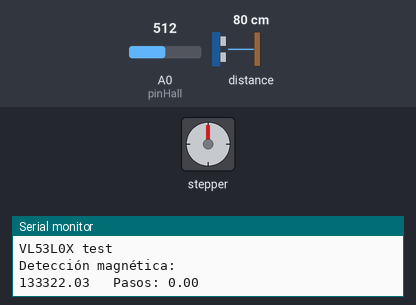
Bench run of a sketch on a simulated Arduino Uno, built with avr-gcc and run on an emulated ATmega328P. On the bench: stepper motor, the last lines printed to the serial monitor. Wiring (inferred from the names in the program): stepper motor (2048 steps per turn assumed): coils pin 8, pin 9, pin 10, pin 11. Inputs (shaded band) come from the test bench; at power-on: A0 (pinHall) = 512, distance to the obstacle 80 cm.

Above: at 0.1 s.
At 11.6 s:
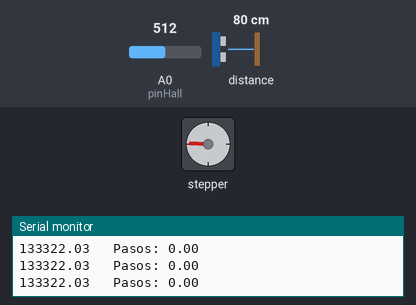
At 23.2 s:
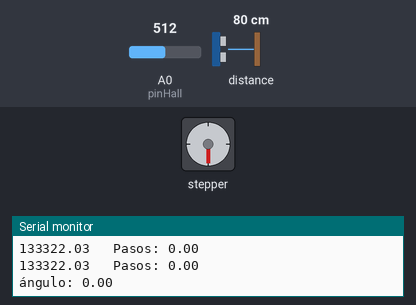
At 39.91 s:
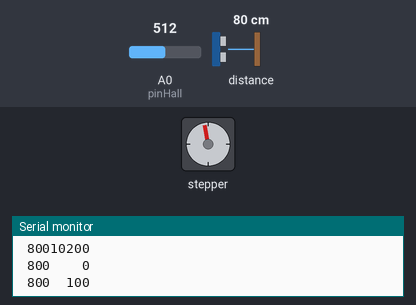
Timing chart, 0 to 40.0 s (numbered marks = the images above):
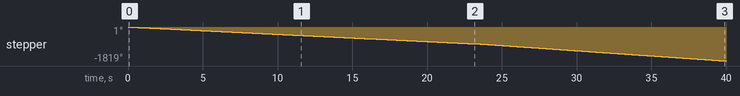

Measured:
- by itself, stepper: keeps turning counter-clockwise at about 46°/s

The sketch:

Lidar_4.ino
```cpp
/*
  Lidar VL53L0X

  Uso de rotor y envio de datos mediante bluetooth

  Programa realizado para Arduino Uno con Prototype shield v.5

  created during 2021
  by Juanfer Mata
*/

#include <Arduino.h>
#include <Wire.h>
#include <SoftwareSerial.h>

//definicion de pins
const int motorPin1 = 8;    // 28BYJ48 In1
const int motorPin2 = 9;    // 28BYJ48 In2
const int motorPin3 = 10;   // 28BYJ48 In3
const int motorPin4 = 11;   // 28BYJ48 In4
const int pinHall = A0; //pin magnético

//definicion variables
int motorSpeed = 1200;   //variable para fijar la velocidad
int stepCounter = 0;     // contador para los pasos
int stepsPerRev = 5125;  // pasos para media vuelta del gris
int angulo = 0;          //angulo al inicio por progamar un mapeo
float pasos_mayor;

//tablas con la secuencia de encendido (descomentar la que necesiteis)
//secuencia 1-fase
//const int numSteps = 4;
//const int stepsLookup[4] = { B1000, B0100, B0010, B0001 };

//secuencia 2-fases
//const int numSteps = 4;
//const int stepsLookup[4] = { B1100, B0110, B0011, B1001 };

//secuencia media fase
const int numSteps = 8;
const int stepsLookup[8] = { B1000, B1100, B0100, B0110, B0010, B0011, B0001, B1001 };

//===================================================================================

// declarar puertos del BT
 SoftwareSerial Puerto_Blutus(6, 7);

//sensor
#include "Adafruit_VL53L0X.h"
Adafruit_VL53L0X lox = Adafruit_VL53L0X();

void setup(){
  //motor
  pinMode(motorPin1, OUTPUT);
  pinMode(motorPin2, OUTPUT);
  pinMode(motorPin3, OUTPUT);
  pinMode(motorPin4, OUTPUT);

  pinMode(pinHall, INPUT);

//sensor
  Serial.begin(9600);
  Puerto_Blutus.begin(115200);
   // Iniciar sensor
  Serial.println("VL53L0X test");
  if (!lox.begin()) {
    Serial.println(F("Error al iniciar VL53L0X"));
    while(1);
  }
   uint32_t setMeasurementTimingBudgetMicroSeconds (200000);
   magnetico();
   delay(200);
}

void loop(){
  VL53L0X_RangingMeasurementData_t measure;
  for (int i = 0; i < stepsPerRev *2; i++){ //multiplicamos por 2 para vuelta completa
    angulo = i/100;
    clockwise();
    delayMicroseconds(motorSpeed);
    //===================================================================================
    if (i % 100 == 0) {
      //Medición
      //Serial.print("Leyendo sensor ");
      lox.rangingTest(&measure, false); // si se pasa true como parametro, muestra por puerto serie datos de debug
      int mapa = map(angulo, 0, 102, 0, 360);
      /*if (measure.RangeStatus != 4){
        Serial.print("Distancia (mm): ");
        Serial.print(measure.RangeMilliMeter);
        Serial.print("  Ángulo: ");
        Serial.print(angulo);
        Serial.print("  Grados: ");
        Serial.println(mapa);
      }else{
        Serial.print("Fuera de rango ");
        Serial.print("  Ángulo: ");
        Serial.print(angulo);
        Serial.print("  Grados: ");
        Serial.println(mapa);
      }*/
     String esp = " ";
     String com_pack = "";
     //Imprimir en el serie
     Serial.print(com_pack);
     //Distancia puerto serie
     if (measure.RangeMilliMeter < 1000) Serial.print(esp);
     if (measure.RangeMilliMeter < 100) Serial.print(esp);
     if (measure.RangeMilliMeter < 10) Serial.print(esp);
     Serial.print(measure.RangeMilliMeter);
     //Ángulo puerto serie
     /*if (mapa < 100) Serial.print(esp);
     if (mapa < 10) Serial.print(esp);
     Serial.print(mapa);
     Serial.print(esp);*/
     if (i < 10000) Serial.print(esp);
     if (i < 1000) Serial.print(esp);
     if (i < 100) Serial.print(esp);
     if (i < 10) Serial.print(esp);
     Serial.println(i);


     //Imprimir en el puerto BT
     Puerto_Blutus.print(com_pack);
     //Distancia bt
     if (measure.RangeMilliMeter < 1000) Puerto_Blutus.print(esp);
     if (measure.RangeMilliMeter < 100) Puerto_Blutus.print(esp);
     if (measure.RangeMilliMeter < 10) Puerto_Blutus.print(esp);
     Puerto_Blutus.print(measure.RangeMilliMeter);
     //Ángulo bt
     if (i < 10000) Puerto_Blutus.print(esp);
     if (i < 1000) Puerto_Blutus.print(esp);
     if (i < 100) Puerto_Blutus.print(esp);
     if (i < 10) Puerto_Blutus.print(esp);
     Puerto_Blutus.println(i);

    }
     //Serial.print(measure.RangeMilliMeter);
  }
//  while(true);
}


void magnetico(){
  int j = 0;
  float almacenaje = 150000;
  pasos_mayor = 0;
  Serial.println ("Detección magnética: ");
for (j = 0; j < stepsPerRev *2; j++){
  clockwise();
  delayMicroseconds(motorSpeed);
  if (j % 100 == 0) {
    long measure = 0;
    for(int i = 0; i < 10; i++){
        int value =
        measure += analogRead(pinHall);
      }
    measure /= 10;

  float outputV = measure * 5000.0 / 1023;
  //interpolacion a densidad de flujo magnético
  float magneticFlux =  outputV * 53.33 - 133.3;
  if (almacenaje > magneticFlux){
      almacenaje = magneticFlux;
      pasos_mayor = j;
      }
  Serial.print(magneticFlux);
  Serial.print("   Pasos: ");
  Serial.println(pasos_mayor);
  delay(100);
    }
  }
  Serial.print("ángulo: ");
  Serial.println(pasos_mayor);
  for (int i = 0; i < pasos_mayor; i++){
  clockwise();
  delayMicroseconds(motorSpeed);
  }
}

void clockwise(){
  stepCounter++;
  if (stepCounter >= numSteps) stepCounter = 0;
  setOutput(stepCounter);
}

void anticlockwise(){
  stepCounter--;
  if (stepCounter < 0) stepCounter = numSteps - 1;
  setOutput(stepCounter);
}

void setOutput(int step){
  digitalWrite(motorPin1, bitRead(stepsLookup[step], 0));
  digitalWrite(motorPin2, bitRead(stepsLookup[step], 1));
  digitalWrite(motorPin3, bitRead(stepsLookup[step], 2));
  digitalWrite(motorPin4, bitRead(stepsLookup[step], 3));
}
```
